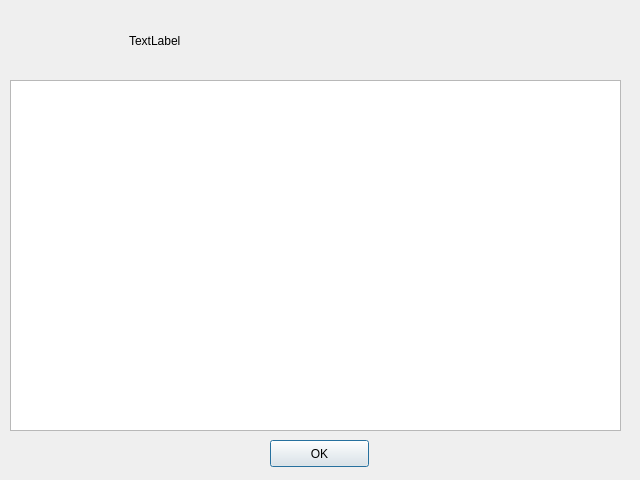
<?xml version="1.0" encoding="UTF-8"?>
<ui version="4.0">
 <class>DialogAbout</class>
 <widget class="QDialog" name="DialogAbout">
  <property name="geometry">
   <rect>
    <x>0</x>
    <y>0</y>
    <width>640</width>
    <height>480</height>
   </rect>
  </property>
  <property name="minimumSize">
   <size>
    <width>640</width>
    <height>480</height>
   </size>
  </property>
  <property name="maximumSize">
   <size>
    <width>640</width>
    <height>480</height>
   </size>
  </property>
  <property name="windowTitle">
   <string>О Программе</string>
  </property>
  <widget class="QPushButton" name="pushButtonOk">
   <property name="geometry">
    <rect>
     <x>270</x>
     <y>440</y>
     <width>99</width>
     <height>27</height>
    </rect>
   </property>
   <property name="text">
    <string>OK</string>
   </property>
  </widget>
  <widget class="QTextEdit" name="textEdit">
   <property name="geometry">
    <rect>
     <x>10</x>
     <y>80</y>
     <width>611</width>
     <height>351</height>
    </rect>
   </property>
   <property name="readOnly">
    <bool>true</bool>
   </property>
   <property name="html">
    <string>&lt;!DOCTYPE HTML PUBLIC &quot;-//W3C//DTD HTML 4.0//EN&quot; &quot;http://www.w3.org/TR/REC-html40/strict.dtd&quot;&gt;
&lt;html&gt;&lt;head&gt;&lt;meta name=&quot;qrichtext&quot; content=&quot;1&quot; /&gt;&lt;style type=&quot;text/css&quot;&gt;
p, li { white-space: pre-wrap; }
&lt;/style&gt;&lt;/head&gt;&lt;body style=&quot; font-family:'Ubuntu'; font-size:11pt; font-weight:400; font-style:normal;&quot;&gt;
&lt;p style=&quot;-qt-paragraph-type:empty; margin-top:0px; margin-bottom:0px; margin-left:0px; margin-right:0px; -qt-block-indent:0; text-indent:0px;&quot;&gt;&lt;br /&gt;&lt;/p&gt;&lt;/body&gt;&lt;/html&gt;</string>
   </property>
  </widget>
  <widget class="QWidget" name="">
   <property name="geometry">
    <rect>
     <x>10</x>
     <y>10</y>
     <width>231</width>
     <height>61</height>
    </rect>
   </property>
   <layout class="QHBoxLayout" name="horizontalLayout">
    <item>
     <widget class="QLabel" name="label">
      <property name="text">
       <string/>
      </property>
     </widget>
    </item>
    <item>
     <widget class="QLabel" name="label_2">
      <property name="text">
       <string>TextLabel</string>
      </property>
     </widget>
    </item>
   </layout>
  </widget>
 </widget>
 <resources/>
 <connections>
  <connection>
   <sender>pushButtonOk</sender>
   <signal>clicked()</signal>
   <receiver>DialogAbout</receiver>
   <slot>accept()</slot>
   <hints>
    <hint type="sourcelabel">
     <x>299</x>
     <y>453</y>
    </hint>
    <hint type="destinationlabel">
     <x>319</x>
     <y>239</y>
    </hint>
   </hints>
  </connection>
 </connections>
</ui>
